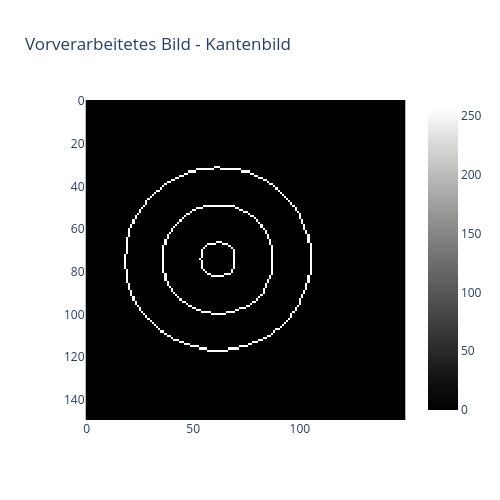

Notebook code cell kept with this figure:
### Markdown cell above
#### Auslagerung der Vorverarbeitung

#### Aufgabe
* Lagern sie den Code zur Erzeugung des Kantenbildes in eine Funktion `preprocessImage(img)` aus, welche das Kantenbild zurückliefert.

### Code cell
def preprocessImage(image):
    canny_filtered = skimage.feature.canny(image, sigma=2)
    dilated = skimage.morphology.binary_dilation(canny_filtered, np.ones((5,5)))
    eroded = skimage.morphology.binary_erosion(dilated, np.ones((5,5)))

    skeleton = skimage.morphology.skeletonize(eroded)
    return skeleton

preprocessed = preprocessImage(img_roi)
displayImagePlotly(preprocessed, title='Vorverarbeitetes Bild - Kantenbild')

### Figure 1 — Plotly figure (JSON) as saved in the notebook; plotly's stock layout.template omitted (floating-point values rounded to 4 significant figures; data arrays with more than 128 entries replaced by an {"elided": "..."} marker saying what was removed)
{"data": [{"coloraxis": "coloraxis", "hovertemplate": "x: %{x}<br>y: %{y}<br>color: %{z}<extra></extra>", "name": "0", "type": "heatmap", "xaxis": "x", "yaxis": "y", "z": {"elided": "150x150 int values"}}], "layout": {"coloraxis": {"cmax": 255, "cmin": 0, "colorscale": [[0, "rgb(0, 0, 0)"], [0.09091, "rgb(16, 16, 16)"], [0.1818, "rgb(38, 38, 38)"], [0.2727, "rgb(59, 59, 59)"], [0.3636, "rgb(81, 80, 80)"], [0.4545, "rgb(102, 101, 101)"], [0.5455, "rgb(124, 123, 122)"], [0.6364, "rgb(146, 146, 145)"], [0.7273, "rgb(171, 171, 170)"], [0.8182, "rgb(197, 197, 195)"], [0.9091, "rgb(224, 224, 223)"], [1, "rgb(254, 254, 253)"]]}, "height": 500, "title": {"text": "Vorverarbeitetes Bild - Kantenbild"}, "width": 500, "xaxis": {"anchor": "y", "constrain": "domain", "domain": [0, 1], "scaleanchor": "y"}, "yaxis": {"anchor": "x", "autorange": "reversed", "constrain": "domain", "domain": [0, 1]}}}
